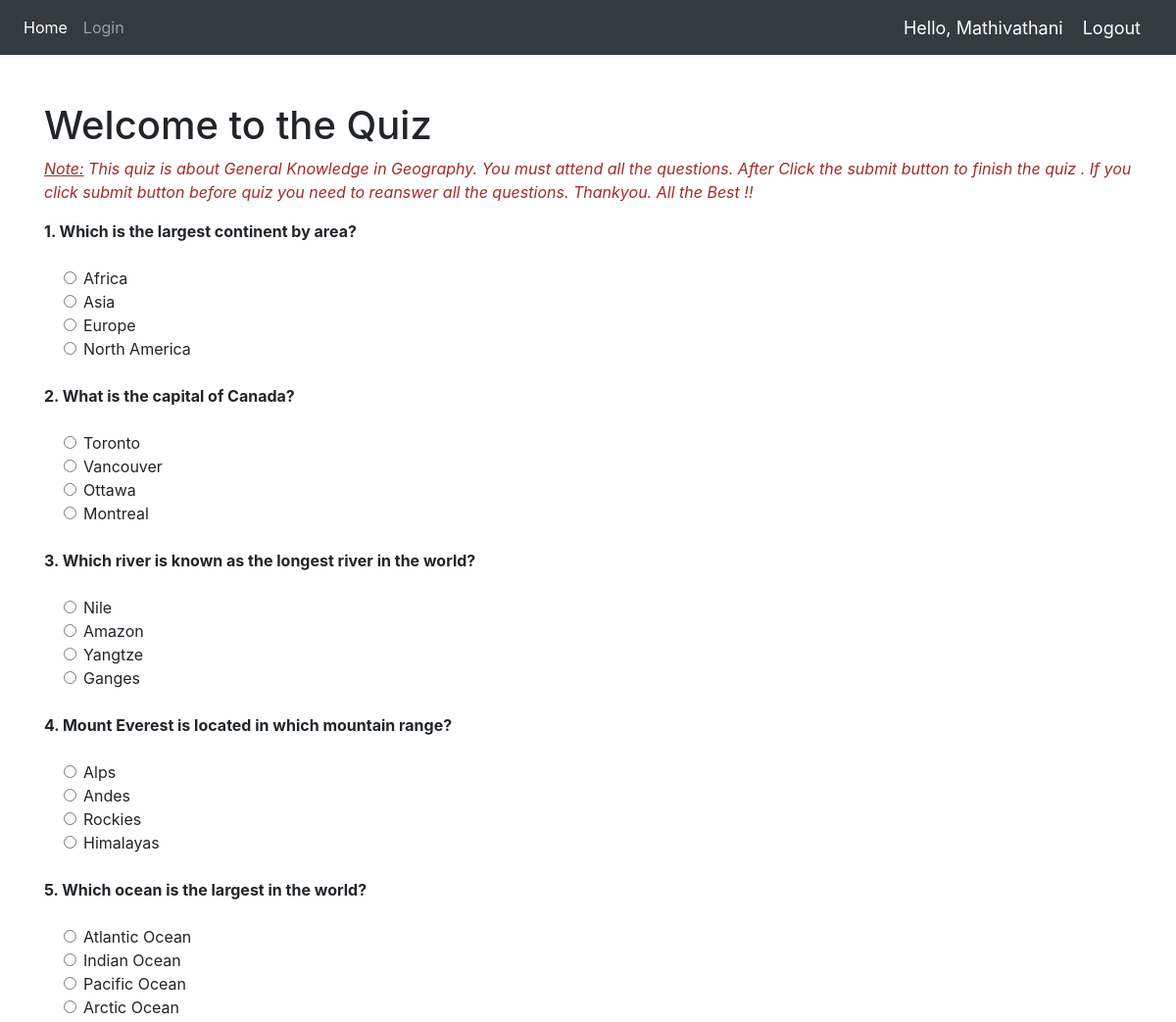
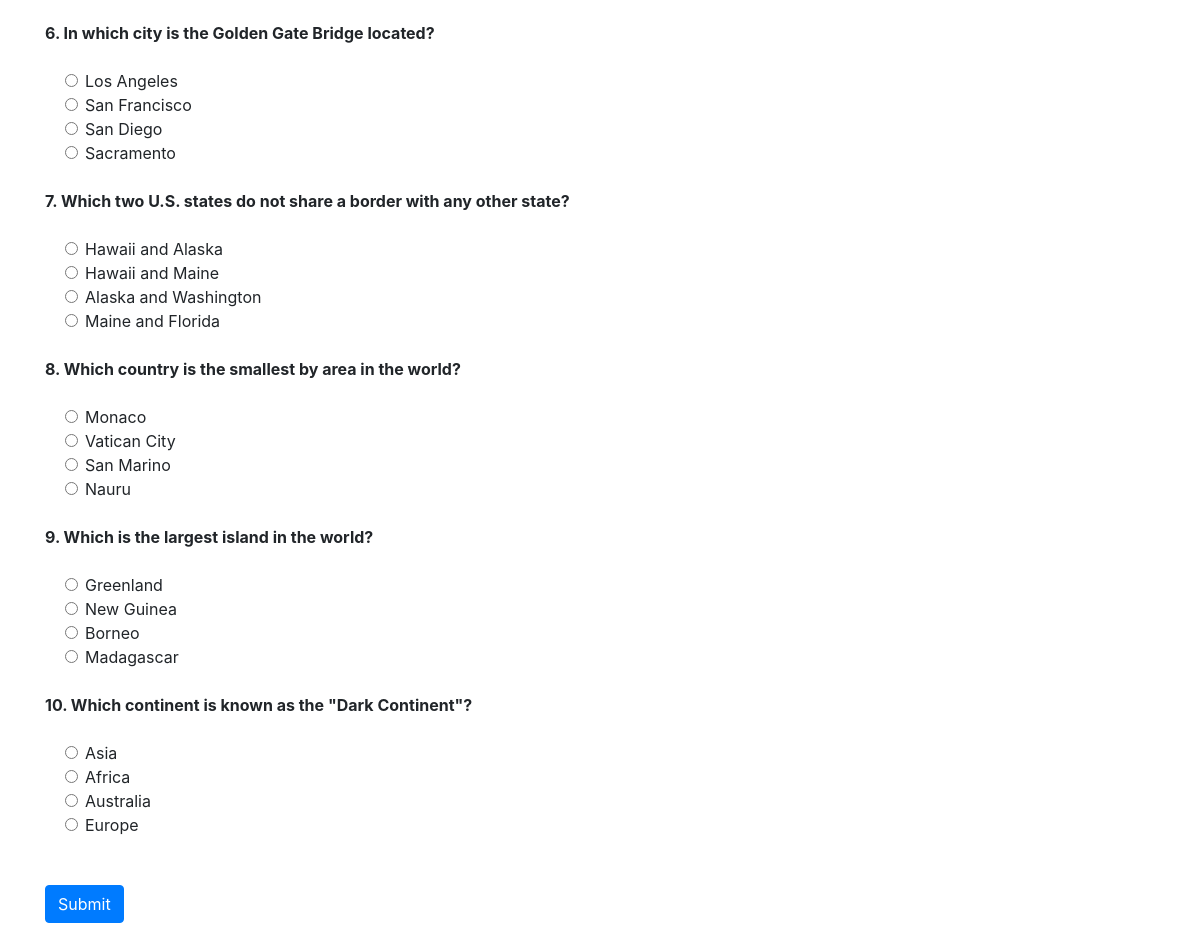
The app's page / (signed in) with its own data (2 pictures, top to bottom).
### quizapp/models.py (models this page shows, shortened)
class QuestionsModel(models.Model):
    question = models.CharField(max_length=200,null=True)
    option_one = models.CharField(max_length=200,null=True)
    option_two = models.CharField(max_length=200,null=True)
    option_three = models.CharField(max_length=200,null=True)
    option_four = models.CharField(max_length=200,null=True)
    answer = models.CharField(max_length=200,null=True)

### quizapp/views.py (the view)
# urls.py: 2. Add a URL to urlpatterns:  path('', views.home, name='home')
@login_required(login_url='login')
def home(request):
   if request.method == 'POST':
     print(request.POST)
     questions= QuestionsModel.objects.all()
     score=0
     wrong=0
     correct=0
     total=0
     all_answered=True
     for q in questions:
       total+=1
       user_answer = request.POST.get(f"question_{q.id}")
       if user_answer:
          if user_answer == q.answer:
              score+=10
              correct+=1
          else:
              wrong+=1
       else:
         all_answered = False
     if not all_answered:
        context = {'questions': questions, 'error': 'Please answer all questions.', 'user_answers': request.POST}
        return render(request, 'home.html', context)
     percent=score/(total*10)*100
     context={
           'score':score,
           'correct':correct,
           'wrong':wrong,
           'percent':percent,
           'total':total,
     }
     return render(request,'result.html',context)
   else:
        questions= QuestionsModel.objects.all()
        context = {
           'questions':questions
           }
        return render(request,'home.html',context)

### quizapp/templates/home.html (shortened to what this page needs)
{% extends 'dependencies.html' %}
{% block content %}
{% load static %}
<body style="background-color: white;"></body>
<div class="container " >
    <br>
    <br>
    <h1>Welcome to the Quiz</h1>
   <marquee behavior="scroll" direction="left" scrollamount="10" onmouseover="this.stop()" onmouseout="this.start()" loop = "1"> <p style=color:brown><i><u>Note:</u> This quiz is about General Knowledge in Geography. You must attend all the questions. After Click the submit button to finish the quiz . If you click submit button before quiz you need to reanswer all the questions. Thankyou. All the Best !!</i></p></marquee>
    <form method='post' action=''>
        {% for q in questions %}
            <div class="form-group">
                <label for="question"><b>{{ q.question }}</b></label>
            </div>
            <div class="form-check">
                <div class="form-check">
                    <input type="radio" class="form-check-input" name="question_{{ q.id }}" id="q{{ q.id }}_1" value="{{ q.option_one }}">
                    <label class="form-check-label" for="q{{ q.id }}_1">{{ q.option_one }}</label>
                </div>
                <div class="form-check">
                    <input type="radio" class="form-check-input" name="question_{{ q.id }}" id="q{{ q.id }}_2" value="{{ q.option_two }}" >
                    <label class="form-check-label" for="q{{ q.id }}_2">{{ q.option_two }}</label>
                </div>
                <div class="form-check">
                    <input type="radio" class="form-check-input" name="question_{{ q.id }}" id="q{{ q.id }}_3" value="{{ q.option_three }}" >
                    <label class="form-check-label" for="q{{ q.id }}_3">{{ q.option_three }}</label>
                </div>
                <div class="form-check">
                    <input type="radio" class="form-check-input" name="question_{{ q.id }}" id="q{{ q.id }}_4" value="{{ q.option_four }}" >
                    <label class="form-check-label" for="q{{ q.id }}_4">{{ q.option_four }}</label>
                </div>
                <br>
            </div>
        {% endfor %}
        <br>
        <button type="submit" class="btn btn-primary">Submit</button>
    </form>
</div>
{% endblock %}

### quizapp/templates/dependencies.html (shortened to what this page needs)
{% load static %}
<html>
<head>
    <link rel="stylesheet" href="https://maxcdn.bootstrapcdn.com/bootstrap/4.0.0/css/bootstrap.min.css">
</head>
<body>
    {% include 'navbar.html' %}
    {% block content %}
    {% endblock %}
    <br>
 </body>
</html>

### quizapp/templates/navbar.html (shortened to what this page needs)
{% load static %}
<nav class="navbar navbar-expand-lg navbar-dark bg-dark">
<div class="collapse navbar-collapse" id="navbarnav">
<ul class="navbar-nav">
<li class="nav-item active">
<a class="nav-link" href="{% url 'home' %}"> Home </a>
</li>
<li class="nav-item">
<a class="nav-link" href="{% url 'login' %}"> Login </a>
</li>
</ul>
</div>
{% if user.is_authenticated %}
<span class="greet"> Hello, {{request.user}} </span>
{% endif %}
<span><a class="greet" href="{% url 'logout' %}"> Logout </a></span>
</nav>

### quizapp/templates/navbar.html (style rules this page uses)
.greet { font-size: 18px; color: #fff; margin-right: 20px; }

### records on screen
QuestionsModel: question "1. Which is the largest continent by area?", option_one "Africa", option_two "Asia", option_three "Europe", option_four "North America"
QuestionsModel: question "2. What is the capital of Canada?", option_one "Toronto", option_two "Vancouver", option_three "Ottawa", option_four "Montreal"
QuestionsModel: question "3. Which river is known as the longest river in the world?", option_one "Nile", option_two "Amazon", option_three "Yangtze", option_four "Ganges"
QuestionsModel: question "4. Mount Everest is located in which mountain range?", option_one "Alps", option_two "Andes", option_three "Rockies", option_four "Himalayas"
QuestionsModel: question "5. Which ocean is the largest in the world?", option_one "Atlantic Ocean", option_two "Indian Ocean", option_three "Pacific Ocean", option_four "Arctic Ocean"
QuestionsModel: question "6. In which city is the Golden Gate Bridge located?", option_one "Los Angeles", option_two "San Francisco", option_three "San Diego", option_four "Sacramento"
QuestionsModel: question "7. Which two U.S. states do not share a border with any other state?", option_one "Hawaii and Alaska", option_two "Hawaii and Maine", option_three "Alaska and Washington", option_four "Maine and Florida"
QuestionsModel: question "8. Which country is the smallest by area in the world?", option_one "Monaco", option_two "Vatican City", option_three "San Marino", option_four "Nauru"
QuestionsModel: question "9. Which is the largest island in the world?", option_one "Greenland", option_two "New Guinea", option_three "Borneo", option_four "Madagascar"
QuestionsModel: question "10. Which continent is known as the \"Dark Continent\"?", option_one "Asia", option_two "Africa", option_three "Australia", option_four "Europe"

### other values on screen
{{ request.user }} "Mathivathani"
